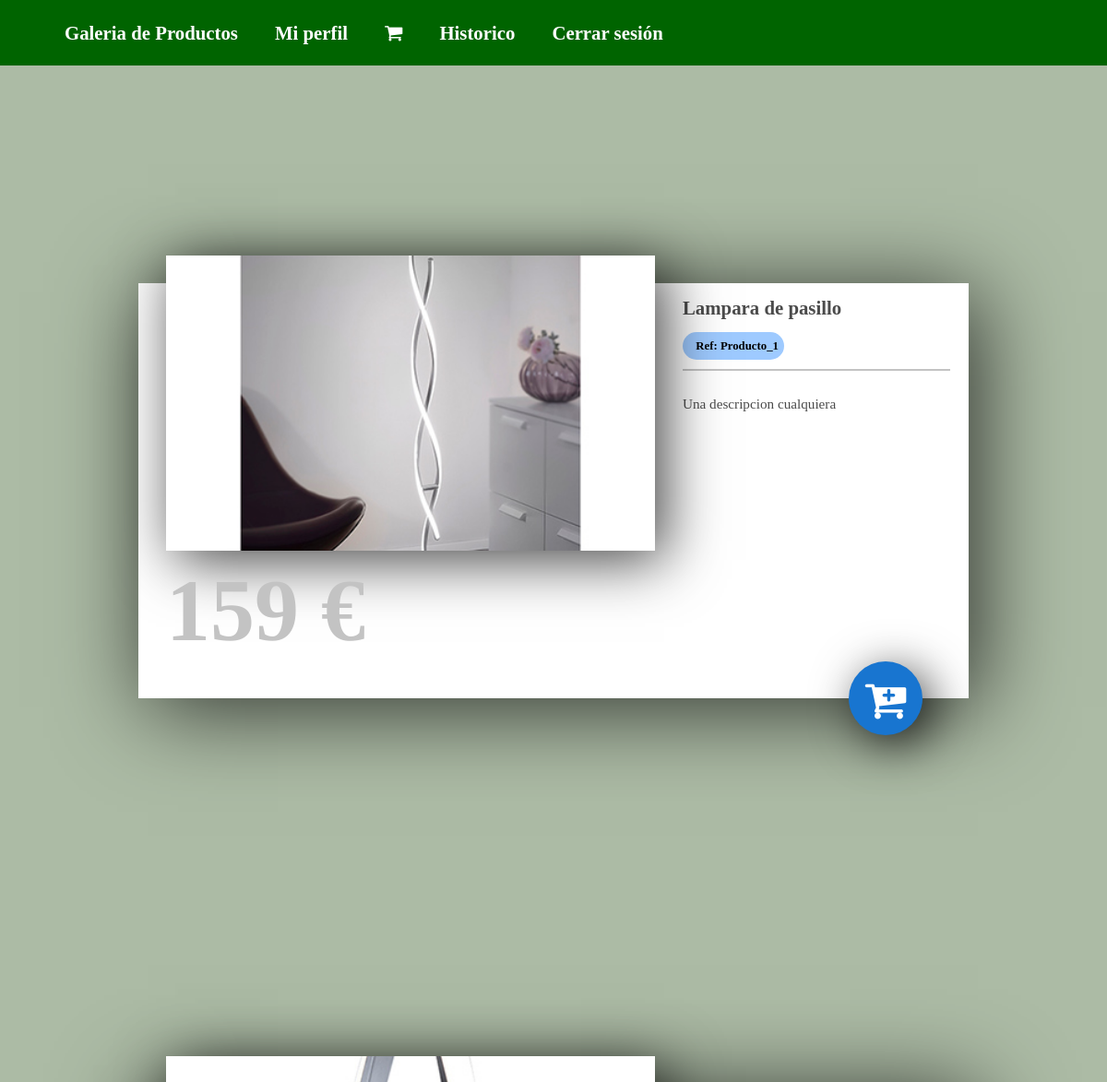
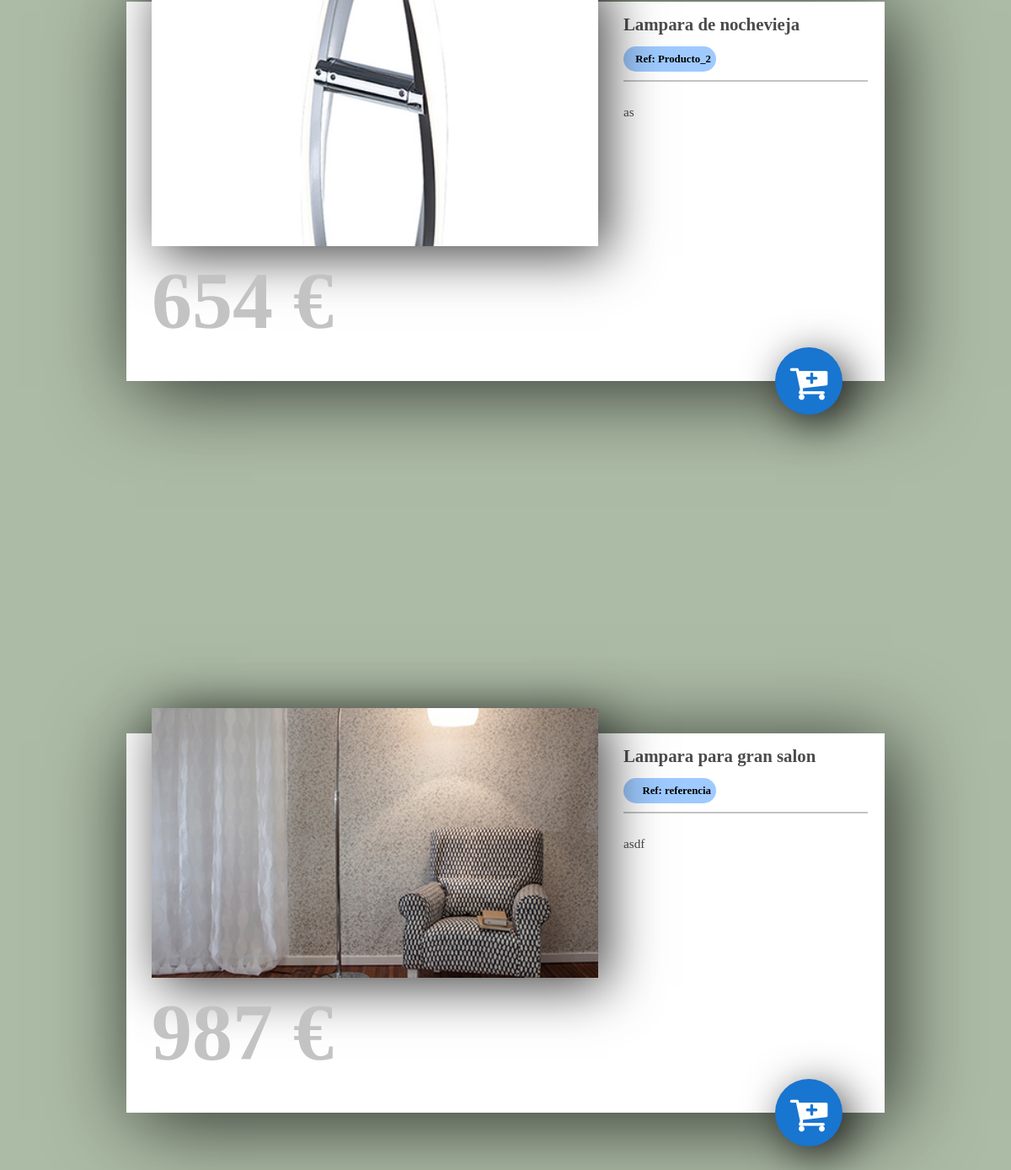
Screenshot of /galeria.php (signed in) with the database file from the repository (2 pictures, top to bottom).
### tables this page shows
CREATE TABLE `productos` (
  `referencia` varchar(10) NOT NULL,
  `titulo` varchar(250) NOT NULL,
  `descripcion` varchar(250) NOT NULL,
  `ruta_imagen` varchar(50) NOT NULL,
  `precio` int(10) NOT NULL
);

### include/funciones.php (called while the page is built, shortened)
    <?php
function obtenerTablaProductos(){
    $conexion = new mysqli(DB_HOST, DB_USUARIO, DB_PASS, DB_NOMBRE_BASE_DATOS);
    mysqli_set_charset($conexion, 'utf8');
    $sql = "select * from productos";
    $sentencia = $conexion->prepare($sql);
    $sentencia->execute();
    $resultado = $sentencia->get_result();
    return $resultado;
}
    ?>

### galeria.php (the view)
<?php
    require_once ("include/cabecera.php");
    require_once ("include/funciones.php");
    echo '<br><br>';
    $resultado = obtenerTablaProductos();
    while($fila = $resultado->fetch_row()){
        ?>
        <div class="card">
            <div class="thumbnail">
                <img class="left" src="<?= $fila[3] ?>"/>
            </div>
            <div class="right">
                <h1><?= $fila[1] ?></h1>
                <div class="author">
                    <h2>Ref: <?= $fila[0] ?></h2>
                </div>
                <div class="separator"></div>
                <p><?= $fila[2] ?></p>
            </div>
            <h5><?= $fila[4] ?> €</h5>
            <div class="fab" onclick="location.href='carrito.php?referencia=<?= $fila[0] ?>'"><i class="fa fa-cart-plus fa-3x"> </i></div>
        </div>
        <br>
        <?php
    }
?>

### include/cabecera.php (shortened to what this page needs)
<!DOCTYPE html>
<html >
<head>
    <link rel="stylesheet" href="https://maxcdn.bootstrapcdn.com/font-awesome/4.5.0/css/font-awesome.min.css">
    <link rel='stylesheet prefetch' href='https://maxcdn.bootstrapcdn.com/font-awesome/4.5.0/css/font-awesome.min.css'>
    <?php
        require_once("include/hojas_estilos.php")
    ?>
</head>
<?php
    if($_SESSION['admin'] == true){
        require_once ("menu_admin.php");
    }else{
        require_once ("menu_cliente.php");
    }
?>

### include/hojas_estilos.php
<link rel="stylesheet" href="css/estilos_productos.css">
<link rel="stylesheet" href="css/menu.css">
<link rel="stylesheet" href="css/generales.css">

### include/menu_cliente.php
<div id="cont-menu">
    <ul>
        <li><a href="index.php">Galeria de Productos</a></li>
        <li><a href="mi_perfil.php">Mi perfil</a></li>
        <li><a href="carrito.php"><i class="fa fa-shopping-cart"></i></a></li>
        <li><a href="historico.php">Historico</a></li>
        <li><a href="cerrar_sesion.php">Cerrar sesión</a></li>
    </ul>
</div>

### css/estilos_productos.css (style rules this page uses)
.card { position: relative; height: 450px; width: 900px; margin: 200px auto; background-color: #FFF; -webkit-box-shadow: 10px 10px 93px 0px rgba(0, 0, 0, 0.75); -moz-box-shadow: 10px 10px 93px 0px rgba(0, 0, 0, 0.75); box-shadow: 10px 10px 93px 0px rgba(0, 0, 0, 0.75); }
.thumbnail { float: left; position: relative; left: 30px; top: -30px; height: 320px; width: 530px; -webkit-box-shadow: 10px 10px 60px 0px rgba(0, 0, 0, 0.75); -moz-box-shadow: 10px 10px 60px 0px rgba(0, 0, 0, 0.75); box-shadow: 10px 10px 60px 0px rgba(0, 0, 0, 0.75); overflow: hidden; }
img.left { position: absolute; left: 50%; top: 50%; height: auto; width: 100%; -webkit-transform: translate(-50%, -50%); -ms-transform: translate(-50%, -50%); transform: translate(-50%, -50%); }
.right { margin-left: 590px; margin-right: 20px; }
h1 { padding-top: 15px; font-size: 1.3rem; color: #4B4B4B; }
.author { background-color: #9ECAFF; height: 30px; width: 110px; border-radius: 20px; }
h2 { padding-top: 8px; margin-right: 6px; text-align: right; font-size: 0.8rem; }
.separator { margin-top: 10px; border: 1px solid #C3C3C3; }
p { text-align: justify; padding-top: 10px; font-size: 0.95rem; line-height: 150%; color: #4B4B4B; }
h5 { position: absolute; left: 30px; bottom: -120px; font-size: 6rem; color: #C3C3C3; }
ul { margin-left: 250px; }
li { display: inline; list-style: none; padding-right: 40px; color: #7B7B7B; }
.fab { position: absolute; right: 50px; bottom: -40px; box-sizing: border-box; padding-top: 18px; background-color: #1875D0; width: 80px; height: 80px; color: white; text-align: center; border-radius: 50%; -webkit-box-shadow: 10px 10px 50px 0px rgba(0, 0, 0, 0.75); -moz-box-shadow: 10px 10px 50px 0px rgba(0, 0, 0, 0.75); box-shadow: 10px 10px 50px 0px rgba(0, 0, 0, 0.75); }

### css/menu.css (style rules this page uses)
* { box-sizing: border-box; }
#cont-menu { background-color: darkgreen; padding-top: 10px; }
#cont-menu > ul { list-style-type: none; margin: 0; margin-left: 50px; padding: 0; overflow: hidden; display: inline-block; }
#cont-menu > ul > li { float: left; border-bottom: 5px solid darkgreen; padding: 0 20px; }
#cont-menu > ul > li > a { display: block; color: white; padding: 14px 0; text-decoration: none; font-weight: bold; font-size: 1.3em; }

### rows the page displays
productos: ruta_imagen (picture), titulo "Lampara de pasillo", referencia "Producto_1", descripcion "Una descripcion cualquiera", precio "159"
productos: ruta_imagen (picture), titulo "Lampara de nochevieja", referencia "Producto_2", descripcion "as", precio "654"
productos: ruta_imagen (picture), titulo "Lampara para gran salon", referencia "referencia", descripcion "asdf", precio "987"
